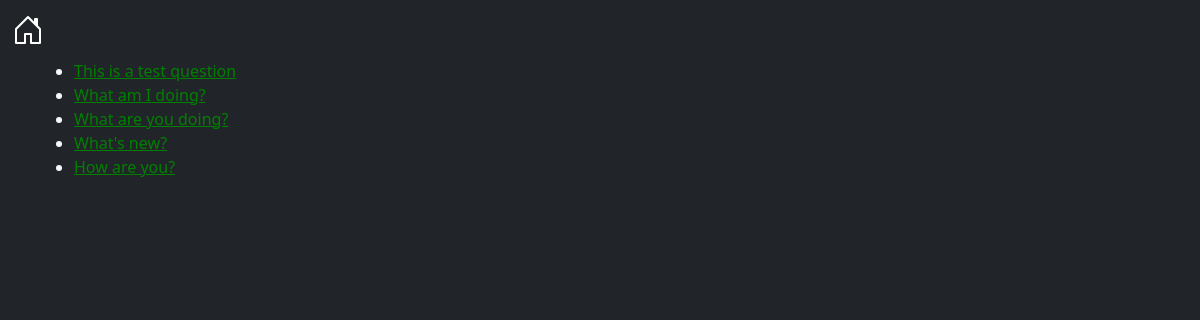
/polls/, run on an earlier commit of the app's database.
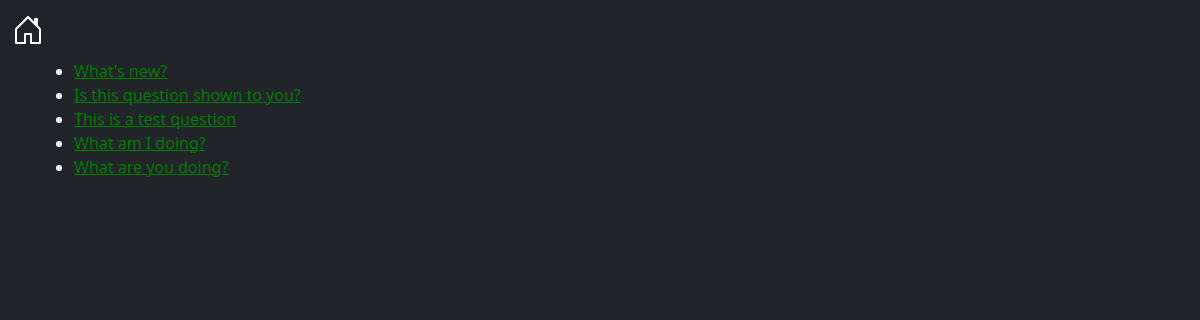
And on a later commit of the database.
### polls/models.py (models this page shows, shortened)
class Question(models.Model):
    question_text: models.CharField = models.CharField(max_length=200)
    pub_date = models.DateTimeField('date published')

### polls/views.py (the view)
# urls.py: path('', views.IndexView.as_view(), name='index'),
class IndexView(generic.ListView):
    template_name: str = 'polls/index.html'
    context_object_name: str = 'latest_question_list'
    def get_queryset(self) -> List[Question]:
        return Question.objects.filter(
            pub_date__lte=timezone.now()
        ).order_by('-pub_date')[:5]

### polls/templates/polls/index.html (shortened to what this page needs)
<!DOCTYPE html>
<html lang="en">
<head>
    {% load static %}
    {% include 'navbar.html' %}
    <link rel="stylesheet" type="text/css" href="{% static 'polls/style.css' %}">
</head>
<body class="text-light bg-dark">
    <div class="container">
        {% if latest_question_list %}
    <ul>
        {% for question in latest_question_list %}
        <li>
            <a href="{% url 'polls:detail' question.id %}">
                {{ question.question_text }}
            </a>
        </li>
        {% endfor %}
    </ul>
    {% else %}
        <p>No polls are available.</p>
    {% endif %}
    </div>
</body>
</html>

What changed in the data, as far as the page shows it:
no longer on this page (row unchanged): Question: question_text "How are you?"
changed Question "What's new?": moves up the list
now on this page (row edited): Question: question_text "Is this question shown to you?"
